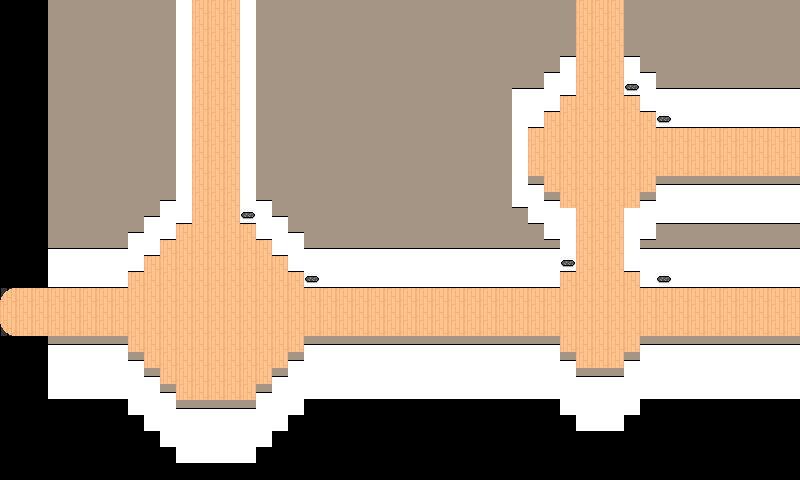

This is a level from a 2D game, rendered from its Tiled map with the project's own tilesets. A one-line summary and the map file follow, with tile-layer data summarised:
An orthogonal 50x30 tile map with 16x16 px tiles, 2 tile layers (Tile Layer 1, Tile Layer 2), 4 tilesets.

<map version="1.10" tiledversion="1.10.1" orientation="orthogonal" renderorder="right-down" width="50" height="30" tilewidth="16" tileheight="16" infinite="0" nextlayerid="3" nextobjectid="1">
 <tileset firstgid="1" source="ground tlst6.tsx" />
 <tileset firstgid="55" source="ground tlst3.tsx" />
 <tileset firstgid="109" source="building tileset0.tsx" />
 <tileset firstgid="379" source="ground tlst2.tsx" />
 <layer id="1" name="Tile Layer 1" width="50" height="30">
  <data>[1500 cells, 1159 non-empty, 6 distinct tile ids]</data>
 </layer>
 <layer id="2" name="Tile Layer 2" width="50" height="30">
  <data>[1500 cells, 218 non-empty, 7 distinct tile ids]</data>
 </layer>
</map>
